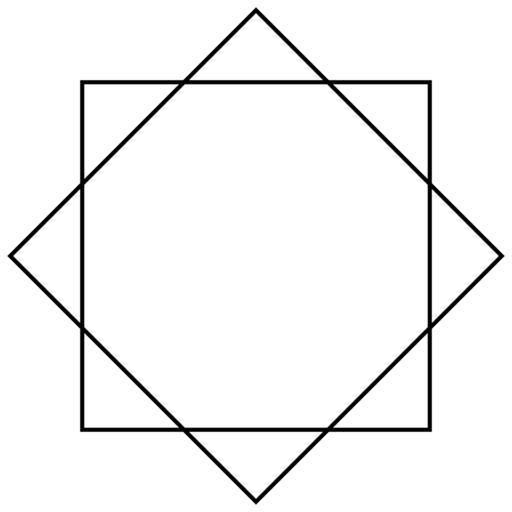
//> input picture Harris_Algorithm/ImageTest/shape.jpeg, 512 x 512 px
$ ./main ../ImageTest/shape.jpeg   (built with g++ and OpenCV 4)
//> lines starting //> are read from the running program, lines starting //| are printed output that depends on the picture
//> further down, src is the input picture: 512 rows x 512 cols, CV_8UC1; min 0, max 255, mean 243.9
#include <iostream>
#include <vector>
#include <opencv2/imgproc/imgproc.hpp>
#include <opencv2/highgui/highgui.hpp>
#include <opencv2/opencv.hpp>

using namespace std;
using namespace cv;

int th = 120;

void calcGradient(const Mat& src, Mat& c00, Mat& c11, Mat& c10) {
    Mat dx, dy, dxy;
    Sobel(src, dx, CV_32F, 1, 0);
    Sobel(src, dy, CV_32F, 0, 1);
    multiply(dx, dy, dxy);
    pow(dx, 2, dx);
    pow(dy, 2, dy);
    GaussianBlur(dx, c00, Size(3,3), 0, 0);
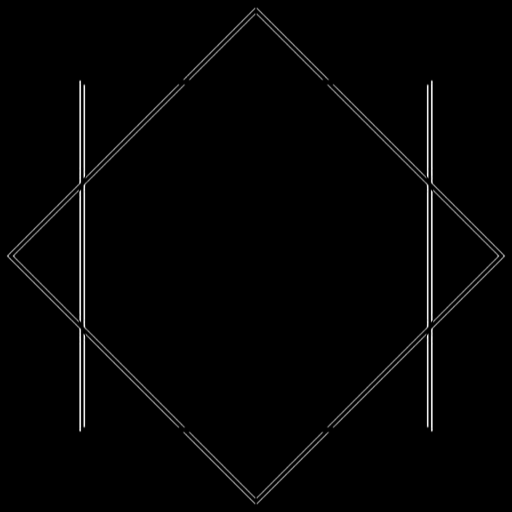
//> dx: 512 rows x 512 cols, CV_32FC1; min 0, max 1010025, mean 15068.7; drawn with min black and max white
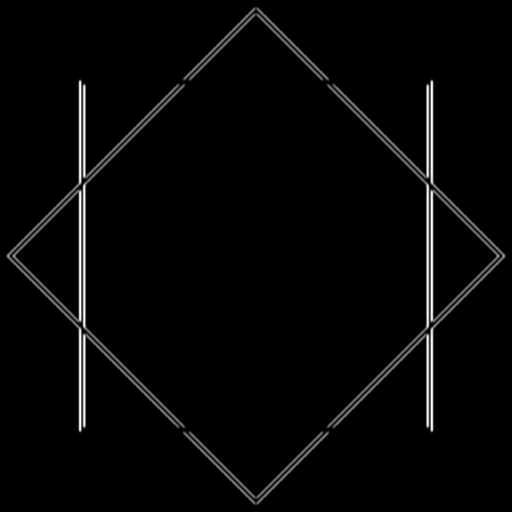
//> c00: 512 rows x 512 cols, CV_32FC1; min 0, max 630025, mean 15068.7; drawn with min black and max white
    GaussianBlur(dy, c11, Size(3,3), 0, 0);
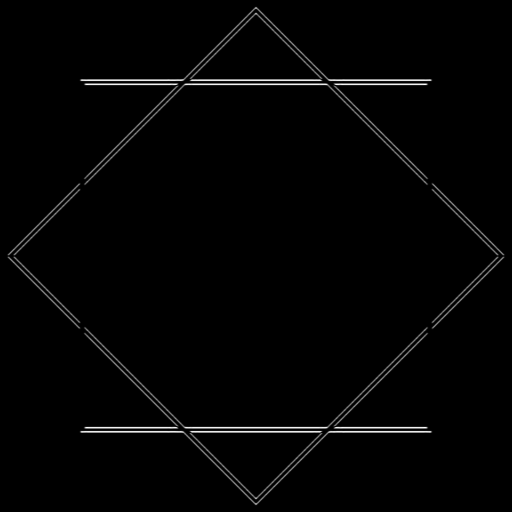
//> dy: 512 rows x 512 cols, CV_32FC1; min 0, max 1000000, mean 15075.9; drawn with min black and max white
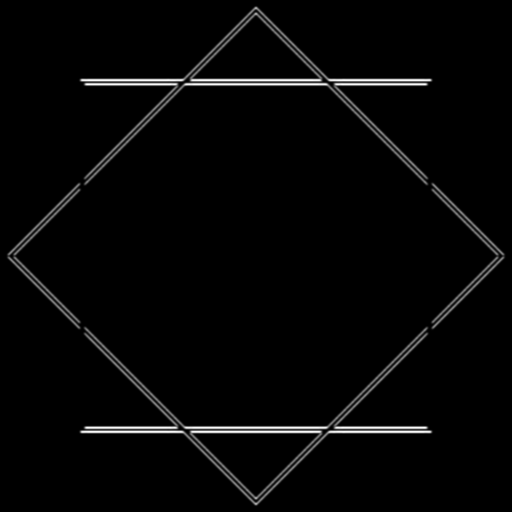
//> c11: 512 rows x 512 cols, CV_32FC1; min 0, max 632535.1, mean 15075.9; drawn with min black and max white
    GaussianBlur(dxy, c10, Size(3,3), 0, 0);
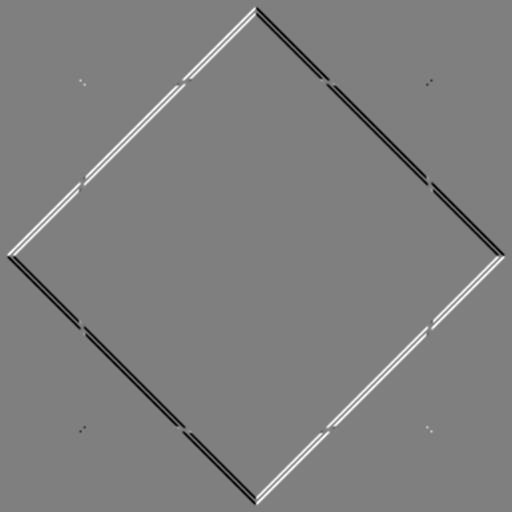
//> c10: 512 rows x 512 cols, CV_32FC1; min -324617.2, max 324617.2, mean -1.1; drawn with min black and max white
}

void detAndTrack(const Mat& c00, const Mat& c11, const Mat& c10, Mat& det, Mat& track) {
    Mat diag1, diag2;
    multiply(c00, c11, diag1);
    multiply(c10, c10, diag2);
    det = diag1-diag2;
    track = c00+c11;
    pow(track, 2, track);
    track = track*0.04;
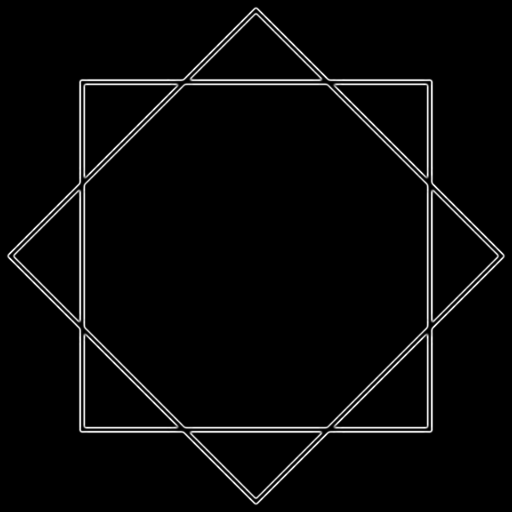
//> track: 512 rows x 512 cols, CV_32FC1; min 0, max 1.69e+10, mean 550197696; drawn with min black and max white
}

void calcR(const Mat& det, const Mat& track, Mat& R) {
    R = det - track;
    normalize(R, R, 0, 255, NORM_MINMAX);
}

void detectCorner(const Mat& R, Mat& dest) {
    convertScaleAbs(R, dest);
    cvtColor(dest, dest, COLOR_GRAY2BGR);
//> dest: 512 rows x 512 cols, CV_8UC3
    for(int y = 0; y < R.rows; y++) {
        for(int x = 0; x < R.cols; x++) {
            if(R.at<float>(y,x) > th)
                circle(dest, Point(x, y), 4, Scalar(0,0,255));
        }
    }
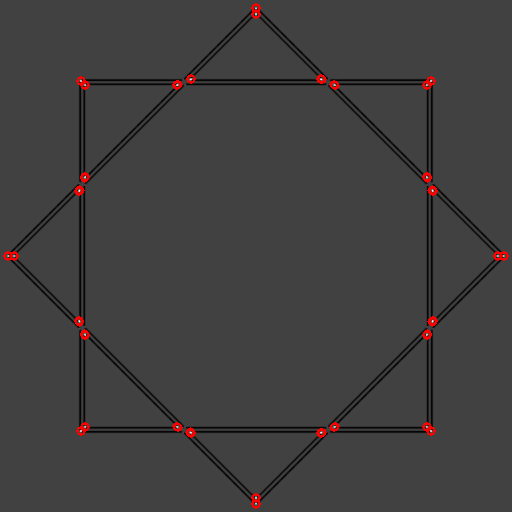
//> dest: 512 rows x 512 cols, CV_8UC3; mean B, G, R 62.7, 62.7, 64.3
}

void myHarris(const Mat& src, Mat& dest) {
    Mat c00, c11, c10, blur, det, track, R;
    GaussianBlur(src, blur, Size(3,3), 0, 0);
    calcGradient(src, c00, c11, c10);
    detAndTrack(c00, c11, c10, det, track);
    calcR(det, track, R);
    detectCorner(R, dest);
}

int main(int argc, char**argv) {
    if(argc < 2) {
        cout << "using " << argv[0] << endl;
        exit(0);
    }
    Mat src = imread(argv[1], IMREAD_GRAYSCALE);
    if(src.empty()) {
        cout << "error cant't open/read image" << endl;
    }
    imshow("original image", src);
    Mat dest;
    myHarris(src, dest);
    imshow("MYHARRIS image", dest);

    waitKey(0);

    return 0;
}
